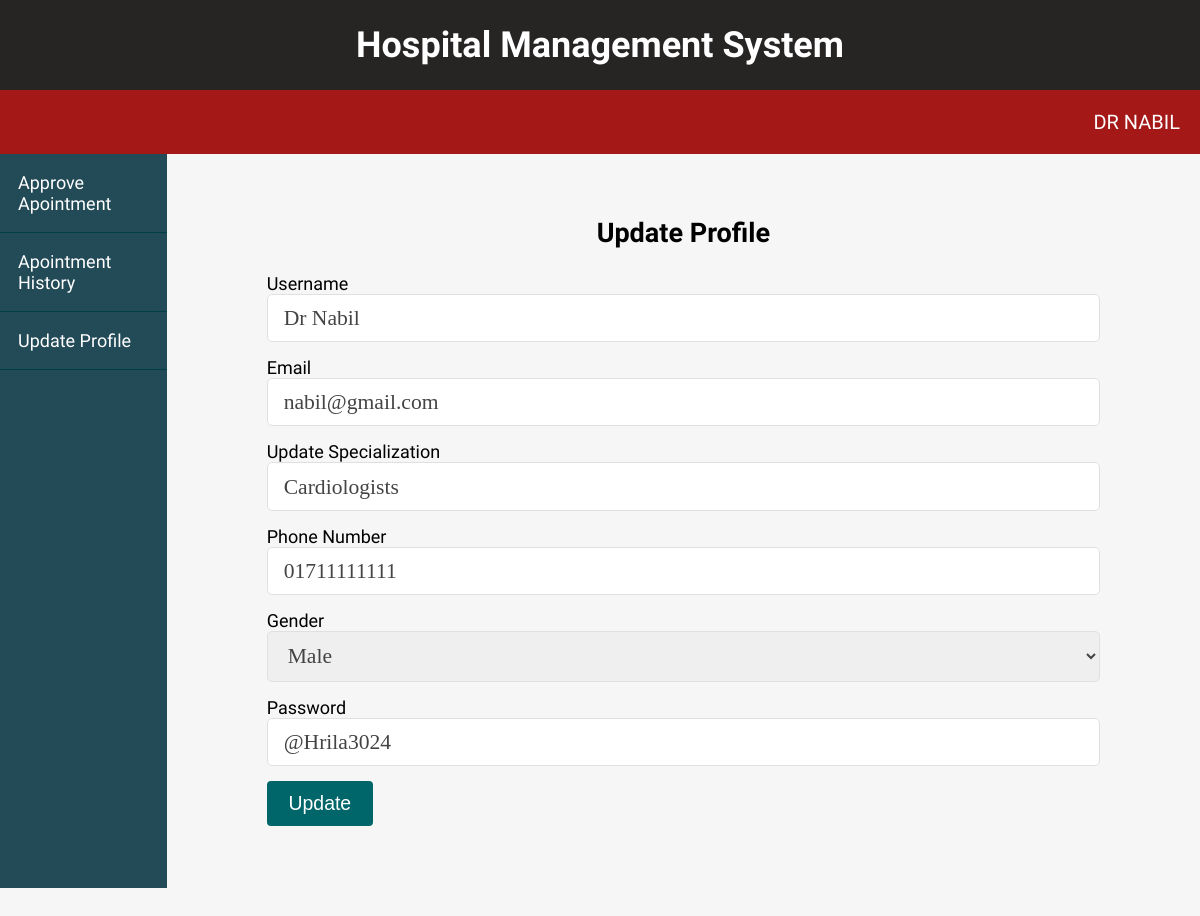
/doctor/update-profile.php (signed in), run on the app's committed database.
### tables this page shows
CREATE TABLE `doctors` (
  `id` int(11) NOT NULL,
  `username` varchar(255) NOT NULL,
  `email` varchar(255) NOT NULL,
  `password` varchar(255) NOT NULL,
  `specialization` varchar(255) NOT NULL,
  `fees` text NOT NULL,
  `phone` varchar(255) NOT NULL,
  `gender` varchar(255) NOT NULL,
  `date` varchar(255) NOT NULL,
  `day` varchar(255) NOT NULL,
  `stime` varchar(255) NOT NULL,
  `etime` varchar(255) NOT NULL,
  `status` varchar(255) NOT NULL
);

### controls/Database.php (called while the page is built, shortened)
<?php
    class Database{
        private $host = 'localhost';
        private $user = 'root';
        private $password = '';
        private $dbname = 'hms';
        public $connection;
        public function __construct()
        {
            $this->connection = new mysqli($this->host,$this->user,$this->password,$this->dbname);
            if($this->connection->connect_error)
            {
                echo "Connection failed";
            }
            else{
                return $this->connection;
            }
        }
        public function displaySingleRecord($table,$currentUser)
        {
            if($table=="patients" || $table=="pharmacists")
            {
                $sql = "SELECT * FROM $table WHERE id='$currentUser'";
            }
            else{
                 $sql = "SELECT username,email,password,specialization,phone,gender FROM $table WHERE id='$currentUser'";
            }
            $result = $this->connection->query($sql);
            if($result->num_rows>0)
            {
                while($row = $result->fetch_assoc())
                {
                   $data[] = $row;
                }
                return $data;
            }
        }
    }
?>

### doctor/update-profile.php (the view, shortened to what this page needs)
<?php include "../controls/Database.php" ?>
<?php
  $db = new Database();
  $currentUser=$_SESSION['id'];
?>
<!DOCTYPE html>
<html lang="en">
  <head>
    <link rel="stylesheet" href="../css/admin-nav.css" />
    <link rel="stylesheet" href="../css/admin.css" />
  </head>
  <body>
    <header class="header-area">
      <div class="title">
        <h1>Hospital Management System</h1>
      </div>
      <div class="navigation">
        <nav class="menu">
          <ul>
            <li>
              <a href="#"><?php echo $_SESSION['username'];?></a>
            </li>
          </ul>
        </nav>
      </div>
    </header>
    <div class="admin-wrapper">
      <div class="left-sidebar">
        <ul>
          <li><a href="approve-appointment.php">Approve Apointment</a></li>
          <li><a href="appointment-history.php">Apointment History</a></li>
          <li><a href="update-profile.php?editid=<?php echo $currentUser; ?>">Update Profile</a></li>
        </ul>
      </div>
      <div class="admin-content">
        <div class="content">
          <h2 class="page-title">Update Profile</h2>
            <?php
              $data = $db->displaySingleRecord("doctors",$currentUser);
              if($data)
              {
                foreach($data as $value)
                {
            ?>
          <form action="update-profile.php" method="post" name="doctorform" onsubmit="return doctorvalidate()">
            <div>
              <label>Username</label>
              <input type="text" name="username" value="<?php echo $value['username']; ?>"  class="text-input" />
            </div>
            <div>
              <label>Email</label>
              <input type="email" name="email" value="<?php echo $value['email']; ?>" class="text-input" />
            </div>
            <div>
              <label>Update Specialization</label>
              <input type="text" name="DoctorSpecialization" class="text-input" value="<?php echo $value['specialization']; ?>">
            </div>
            <div>
              <label>Phone Number</label>
              <input type="text" name="phone" value="<?php echo $value['phone']; ?>" class="text-input" />
            </div>
            <div>
              <label>Gender</label>
              <select name="gender" class="text-input">
                <option value="Male"
                <?php
                  if($value['gender']=="Male")
                  {
                    echo "selected";
                  }
                ?>
                >Male</option>
              </select>
            </div>
            <div>
              <label>Password</label>
              <input type="text" name="password" value="<?php echo $value['password']; ?>" class="text-input" />
            </div>
            <div>
              <button type="submit" name="update" class="btn btn-big">Update</button>
            </div>
          </form>
          <?php } } ?>
        </div>
      </div>
    </div>
  </body>
</html>

### css/admin-nav.css (style rules this page uses)
* { box-sizing: border-box; }
body { margin: 0; padding: 0; font-size: 18px; font-family: "B612", sans-serif; }
.title { text-align: center; background-color: rgb(39, 36, 36); overflow: hidden; color: #fff; }
.navigation { background-color: rgb(165, 24, 24); }
.menu ul { margin: 0; padding: 0; list-style: none; }
.menu ul li { float: right; position: relative; }
.menu ul:after { content: ""; display: block; clear: both; }
.menu ul li a { color: white; text-decoration: none; padding: 20px 20px; display: block; font-size: 20px; text-transform: uppercase; }

### css/admin.css (style rules this page uses)
* { box-sizing: border-box; }
html, body { height: 100%; padding: 0px; margin: 0px; background: #f6f6f6; font-family: "B612", sans-serif; }
a { text-decoration: none; color: #fff; }
.btn { padding: 0.5rem 1rem; background: #006669; color: white; border: 1px solid transparent; border-radius: 0.25rem; font-size: 1.08em; cursor: pointer; }
.btn-big { padding: 0.7rem 1.3rem; line-height: 1.3rem; }
.text-input { padding: 0.7rem 1rem; display: block; width: 100%; border-radius: 5px; border: 1px solid #e0e0e0; outline: none; color: #444; line-height: 1.5rem; font-size: 1.2em; font-family: "Lora", serif; }
header { background: #01474a; }
.admin-wrapper { display: flex; height: calc(100% - 66px); }
.admin-wrapper .left-sidebar { flex: 2; height: 100%; background: #234a57; }
.admin-wrapper .left-sidebar ul { list-style: none; margin: 0px; padding: 0px; color: aliceblue; }
.admin-wrapper .left-sidebar ul li a { padding: 18px; display: block; border-bottom: 1px solid #004044; }
.admin-wrapper .admin-content { flex: 10; height: 100%; padding: 40px 100px 100px; overflow-y: scroll; }
.admin-content .page-title { text-align: center; margin-bottom: 1.5rem; }
form div { margin-bottom: 15px; }

### data on the page
doctors: username "Dr Nabil", email "nabil@gmail.com", DoctorSpecialization "Cardiologists", phone "01711111111", gender "Male", password "@Hrila3024"

### other printed values
$_SESSION['username'] "DR NABIL"
